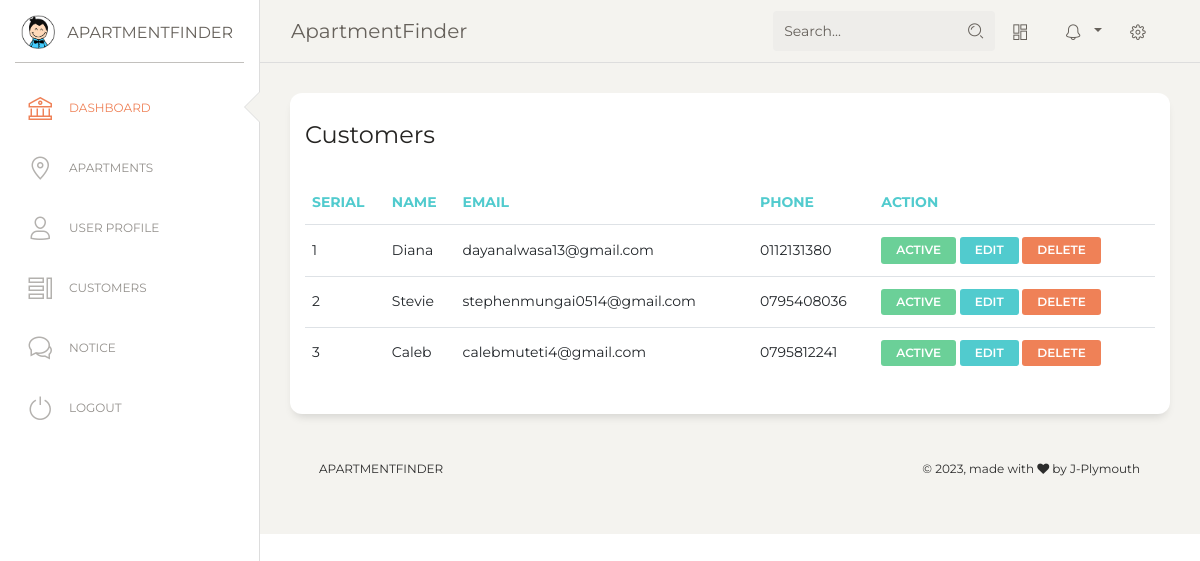
/admin/dashboard/tables.php, run on the app's committed database.
### tables this page shows
CREATE TABLE `userdata` (
  `id` int(255) NOT NULL,
  `name` varchar(255) NOT NULL,
  `mobile` varchar(20) NOT NULL,
  `email` varchar(255) NOT NULL,
  `password` varchar(255) NOT NULL,
  `status` int(11) NOT NULL DEFAULT 1,
  `role` int(11) NOT NULL DEFAULT 2
);

### admin/dashboard/tables.php (the view, shortened to what this page needs)
<?php
@include('config.php');
$sql="SELECT * FROM userdata WHERE role=2";
$res=mysqli_query($conn,$sql);
?>
<!DOCTYPE html>
<html lang="en">
<head>
  <link href="https://maxcdn.bootstrapcdn.com/font-awesome/latest/css/font-awesome.min.css" rel="stylesheet">
  <link href="../assets/css/bootstrap.min.css" rel="stylesheet" />
  <link href="../assets/css/paper-dashboard.css?v=2.0.1" rel="stylesheet" />
  <link href="../assets/demo/demo.css" rel="stylesheet" />
</head>
<body class="">
  <div class="wrapper ">
    <div class="sidebar" data-color="white" data-active-color="danger">
      <div class="logo">
        <a href="https://www.creative-tim.com" class="simple-text logo-mini">
          <div class="logo-image-small">
            <img src="../assets/img/logo-small.png">
          </div>
        </a>
        <a href="https://www.creative-tim.com" class="simple-text logo-normal">
          ApartmentFinder
        </a>
      </div>
      <div class="sidebar-wrapper">
        <ul class="nav">
          <li class="active ">
            <a href="./index.php">
              <i class="nc-icon nc-bank"></i>
              <p>Dashboard</p>
            </a>
          </li>
          <li>
            <a href="./map.php">
              <i class="nc-icon nc-pin-3"></i>
              <p>Apartments</p>
            </a>
          </li>
          <li>
            <a href="./user.php">
              <i class="nc-icon nc-single-02"></i>
              <p>User Profile</p>
            </a>
          </li>
          <li>
            <a href="./tables.php">
              <i class="nc-icon nc-tile-56"></i>
              <p>Customers</p>
            </a>
          </li>
          <li>
            <a href="./notice.php">
              <i class="nc-icon nc-chat-33"></i>
              <p>Notice</p>
            </a>
          </li>
          <li>
            <a href="../../logout.php">
              <i class="nc-icon nc-button-power"></i>
              <p>Logout</p>
            </a>
          </li>
        </ul>
      </div>
    </div>
    <div class="main-panel">
      <nav class="navbar navbar-expand-lg navbar-absolute fixed-top navbar-transparent">
        <div class="container-fluid">
          <div class="navbar-wrapper">
            <a class="navbar-brand" href="javascript:;">ApartmentFinder</a>
          </div>
          <div class="collapse navbar-collapse justify-content-end" id="navigation">
            <form>
              <div class="input-group no-border">
                <input type="text" value="" class="form-control" placeholder="Search...">
                <div class="input-group-append">
                  <div class="input-group-text">
                    <i class="nc-icon nc-zoom-split"></i>
                  </div>
                </div>
              </div>
            </form>
            <ul class="navbar-nav">
              <li class="nav-item">
                <a class="nav-link btn-magnify" href="javascript:;">
                  <i class="nc-icon nc-layout-11"></i>
                </a>
              </li>
              <li class="nav-item btn-rotate dropdown">
                <a class="nav-link dropdown-toggle" href="http://example.com" id="navbarDropdownMenuLink" data-toggle="dropdown" aria-haspopup="true" aria-expanded="false">
                  <i class="nc-icon nc-bell-55"></i>
                </a>
              </li>
              <li class="nav-item">
                <a class="nav-link btn-rotate" href="javascript:;">
                  <i class="nc-icon nc-settings-gear-65"></i>
                </a>
              </li>
            </ul>
          </div>
        </div>
      </nav>
      <div class="content">
        <div class="row">
          <div class="col-md-12">
            <div class="card">
              <div class="card-header">
                <h4 class="card-title"> Customers</h4>
              </div>
              <div class="card-body">
                <div class="table-responsive">
                  <table class="table">
                    <thead class=" text-primary">
                      <th>serial</th>
                      <th>
                        Name
                      </th>
                      <th>
                        Email
                      </th>
                      <th>
                        Phone
                      </th>
                      <th>
                        Action
                      </th>
                    </thead>
                    <tbody>
                      <tr>
                        <?php
              $i=1;
              while($row=mysqli_fetch_assoc($res)){?>
              <tr style="background-color:white; font-size: 14px;">
                 <td class="serial"><?php echo $i++?></td>
                 <td><?php echo $row['name']?></td>
                 <td><?php echo $row['email']?></td>
                 <td><?php echo $row['mobile']?></td>
                 <td>
                   <?php
                if($row['status']==1){
                  echo "<a class='btn btn-sm btn-success' href='?type=status&operation=deactive&id=".$row['id']."'>Active</a>&nbsp;";
                }else{
                  echo "<a class='btn btn-sm btn-pending' href='?type=status&operation=active&id=".$row['id']."'>Deactive</a>&nbsp;";
                }
                echo "<a class='btn btn-sm btn-primary' href='s_details.php?id=".$row['id']."'>Edit</a>&nbsp;";
                echo "<a class='btn btn-sm btn-danger' href='?type=delete&id=".$row['id']."'>Delete</a>";
                ?>
                 </td>
              </tr>
              <?php } ?>
                      </tr>
                    </tbody>
                  </table>
                </div>
              </div>
            </div>
          </div>
      </div>
      <footer class="footer footer-black  footer-white ">
        <div class="container-fluid">
          <div class="row">
            <nav class="footer-nav">
              <ul>
                <li><a href="https://www.creative-tim.com" target="_blank">ApartmentFinder</a></li>
              </ul>
            </nav>
            <div class="credits ml-auto">
              <span class="copyright">
                © , made with <i class="fa fa-heart heart"></i> by J-Plymouth
              </span>
            </div>
          </div>
        </div>
      </footer>
    </div>
  </div>
</body>
</html>

### admin/dashboard/tables.php (style rules this page uses)
td a { color: white; }

### data on the page
userdata: name "Diana", email "dayanalwasa13@gmail.com", mobile "0112131380"
userdata: name "Stevie", email "stephenmungai0514@gmail.com", mobile "0795408036"
userdata: name "Caleb", email "calebmuteti4@gmail.com", mobile "0795812241"
